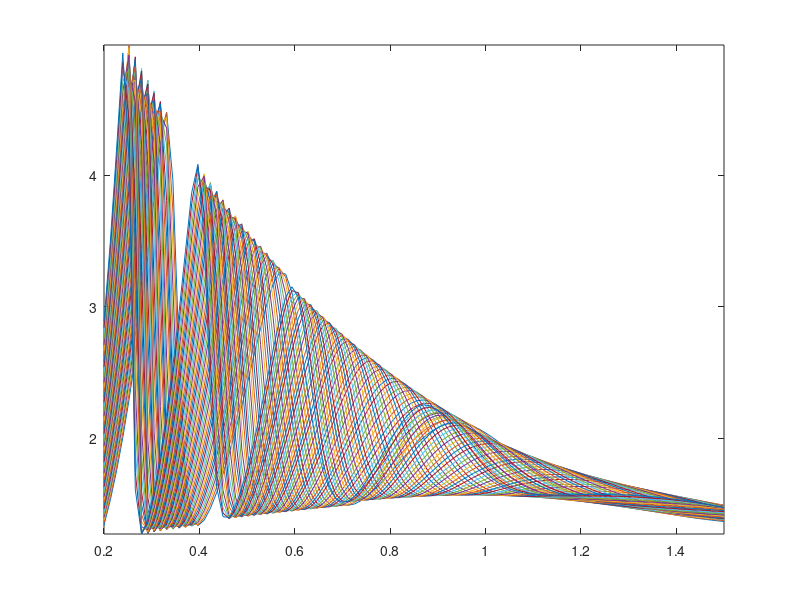

Write MATLAB code to recreate this figure.


clear all;

clc;
%a=0.60
  b = 0.2;
    c = 0.6;
    d = 0.12;
    e = .65;
    
    
    
N=100;

st=0.2;

et=1.5;

a=linspace(st,et,N);


x0 = [2 , 1, 1, 0.5];

tspan=0:.5:100;
 
SS=size(tspan);
 
M=SS(2);
 
A=zeros(N,M);
 
  
 

 for i=1:N
     
    f = @(t,x) [d* x(2) - b* x(1) * (x(3) + x(4)); a(i)*(x(1) + x(3)) - b*x(2)*(x(3) + x(4))-(c+d)*x(2); 
        b*x(1)*(x(3) + x(4) ) + d* x(4) - e*x(3); b*x(2)*( x(3) + x(4)) - (c+e+d)*x(4)];
 
    [t,x] = ode45(f,tspan,x0);
    
    
    
    A(i,:)=x(:,1);
 
    
 end
 
 
 B=A(:,M-49:M);
 
 
figure
plot(a,B)
axis tight
